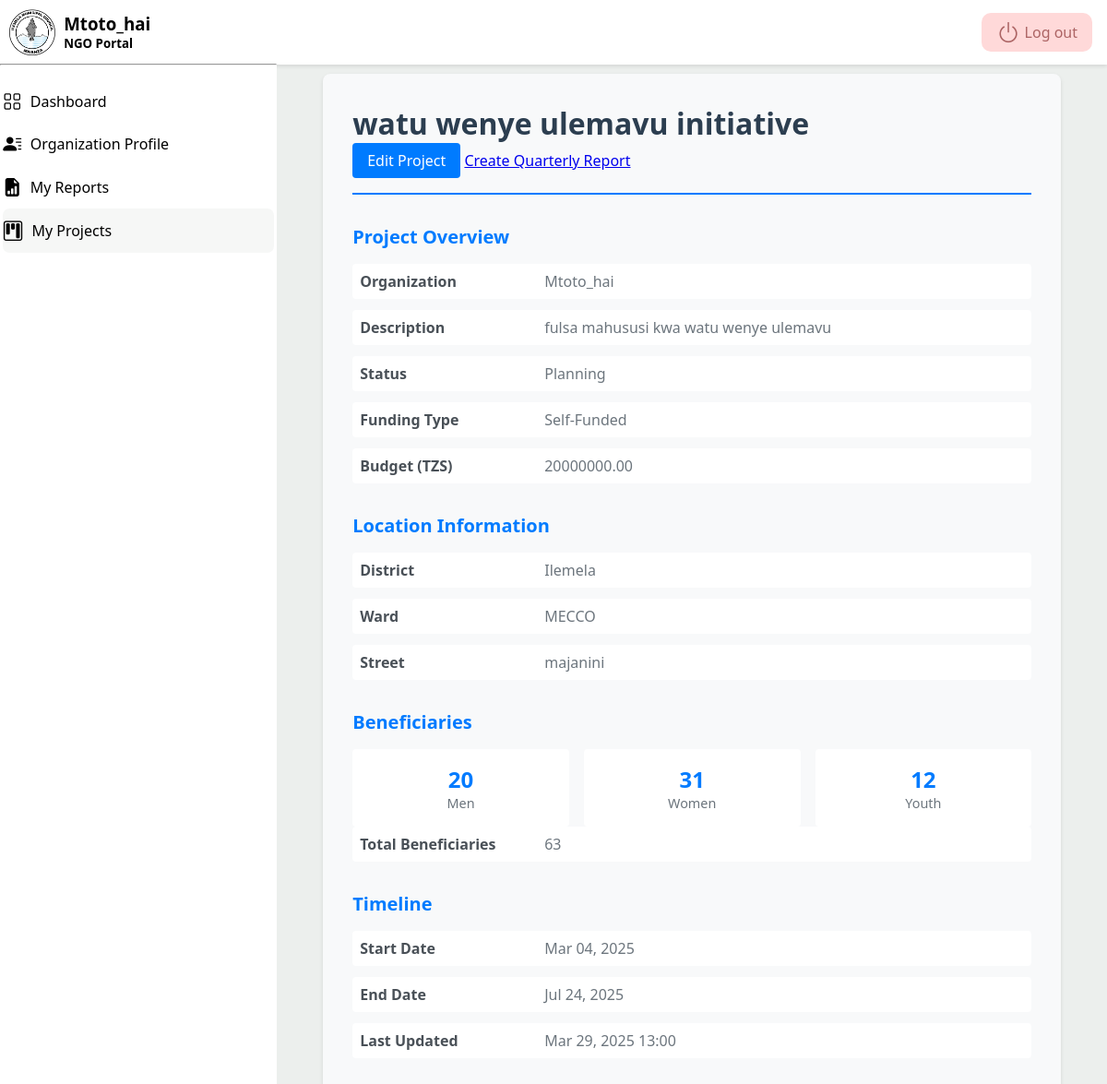
The app's page /3/ (signed in) with its own data.
### project/models.py (models this page shows, shortened)
class Project(models.Model):
	class Status(models.TextChoices):
		PLANNING = 'PLAN', _('Planning')
		ONGOING = 'ONGO', _('Ongoing')
		COMPLETED = 'COMP', _('Completed')
		SUSPENDED = 'SUSP', _('Suspended')
	class FundingType(models.TextChoices):
		GRANT = 'GRANT', _('Grant')  # Fixed typo (GRANT → GRANT)
		DONATION = 'DON', _('Donation')
		SELF_FUNDED = 'SELF', _('Self-Funded')
		PARTNERSHIP = 'PART', _('Partnership')
	class WardChoices(models.TextChoices):
		NYAKATO = 'NYAKATO', _('Nyakato')
		BUSWELU = 'BUSWELU', _('Buswelu')
		ILEMELA = 'ILEMELA', _('Ilemela')
		PASIANSI = 'PASIANSI', _('Pasiansi')
		BUGOBWA = 'BUGOBWA', _('Bugogwa')  # Fixed typo (Bugogwa → BUGOBWA)
		SANGABUYE = 'SANGABUYE', _('Sangabuye')
		MECCO = 'MECCO', _('MECCO')
		BUZURUGA = 'BUZURUGA', _('Buzuruga')
		NYASAKA = 'NYASAKA', _('Nyasaka')
		KAHAMA = 'KAHAMA', _('Kahama')
		KISEKE = 'KISEKE', _('Kiseke')
		KAYENZE = 'KAYENZE', _('Kayenze')
		SHIBULA = 'SHIBULA', _('Shibula')
		KAWEEKAMO = 'KAWEEKAMO', _('Kawekamo')
		KITANGIRI = 'KITANGIRI', _('Kitangiri')
		KIRUMBA = 'KIRUMBA', _('Kirumba')
		NYAMANORO = 'NYAMANORO', _('Nyamanoro')
		IBUNGILO = 'IBUNGILO', _('Ibungilo')
		NYAMHONGOLO = 'NYAMHONGOLO', _('Nyamhongolo')
	name = models.CharField(_("Project Name"), max_length=255)
	description = models.TextField(_("Project Description"))
	organization = models.ForeignKey(
		settings.AUTH_USER_MODEL,
		related_name='projects',
		on_delete=models.CASCADE
	)
	start_date = models.DateField(_("Start Date"))
	end_date = models.DateField(_("End Date"), blank=True, null=True)
	status = models.CharField(
		_("Project Status"),
		max_length=4,
		choices=Status.choices,
		default=Status.PLANNING
	)
	funding_type = models.CharField(
		_("Funding Type"),
		max_length=5,
		choices=FundingType.choices,
		default=FundingType.GRANT
	)
	budget = models.DecimalField(
		_("Project Budget (TZS)"),
		max_digits=14,
		decimal_places=2,
		blank=True,
		null=True
	)
	men = models.IntegerField(_("Men Beneficiaries"), default=0)
	women = models.IntegerField(_("Women Beneficiaries"), default=0)
	youth = models.IntegerField(_("Youth Beneficiaries"), default=0)
	district = models.CharField(
		_("District"),
		max_length=20,
		default="Ilemela",
		editable=False  # Prevents editing in admin/forms
	)
	ward = models.CharField(
		_("Ward"),
		max_length=20,
		choices=WardChoices.choices
	)
	street = models.CharField(_("Street"), max_length=100)
	created_at = models.DateTimeField(auto_now_add=True)
	updated_at = models.DateTimeField(auto_now=True)
	class Meta:
		verbose_name = _("Project")
		verbose_name_plural = _("Projects")
		ordering = ['-created_at']
		indexes = [
			models.Index(fields=['status']),
			models.Index(fields=['organization']),
		]
	@property
	def total_beneficiaries(self):
		return self.men + self.women + self.youth

### project/views.py (the view)
# urls.py: path('<int:pk>/', views.project_details, name='project_details'),
@login_required
def project_details(request, pk):
	project = get_object_or_404(Project, pk=pk)
	if not (request.user.is_staff or project.organization == request.user):
		return redirect('permission_denied')
	return render(request, 'project/detail.html', {'project': project, 'section':'project',})

### project/templates/project/detail.html (shortened to what this page needs)
{% extends "user_account/base.html" %}
{% load i18n %}
{% block content %}
<div class="project-container">
	<div class="project-header">
    <h1 class="project-title">{{ project.name }}</h1>
    {% if request.user == project.organization or request.user.is_staff %}
        <a href="{% url 'project:project_edit' pk=project.pk %}" class="edit-button">
            {% trans "Edit Project" %}
        </a>
        <a href="{% url 'reports:report_create' project_id=project.pk %}" class="create-report-button">
            {% trans "Create Quarterly Report" %}
        </a>
    {% endif %}
  </div>
	<div class="project-section">
		<h2 class="section-title">{% trans "Project Overview" %}</h2>
		<div class="detail-row">
			<div class="detail-label">{% trans "Organization" %}</div>
			<div class="detail-value">{{ project.organization }}</div>
		</div>
		<div class="detail-row">
			<div class="detail-label">{% trans "Description" %}</div>
			<div class="detail-value">{{ project.description }}</div>
		</div>
		<div class="detail-row">
			<div class="detail-label">{% trans "Status" %}</div>
			<div class="detail-value">{{ project.get_status_display }}</div>
		</div>
		<div class="detail-row">
			<div class="detail-label">{% trans "Funding Type" %}</div>
			<div class="detail-value">{{ project.get_funding_type_display }}</div>
		</div>
		<div class="detail-row">
			<div class="detail-label">{% trans "Budget (TZS)" %}</div>
			<div class="detail-value">{{ project.budget|default:"-" }}</div>
		</div>
	</div>
	<div class="project-section">
		<h2 class="section-title">{% trans "Location Information" %}</h2>
		<div class="detail-row">
			<div class="detail-label">{% trans "District" %}</div>
			<div class="detail-value">{{ project.district }}</div>
		</div>
		<div class="detail-row">
			<div class="detail-label">{% trans "Ward" %}</div>
			<div class="detail-value">{{ project.get_ward_display }}</div>
		</div>
		<div class="detail-row">
			<div class="detail-label">{% trans "Street" %}</div>
			<div class="detail-value">{{ project.street }}</div>
		</div>
	</div>
	<div class="project-section">
		<h2 class="section-title">{% trans "Beneficiaries" %}</h2>
		<div class="beneficiary-stats">
			<div class="stat-box">
				<div class="stat-value">{{ project.men }}</div>
				<div class="stat-label">{% trans "Men" %}</div>
			</div>
			<div class="stat-box">
				<div class="stat-value">{{ project.women }}</div>
				<div class="stat-label">{% trans "Women" %}</div>
			</div>
			<div class="stat-box">
				<div class="stat-value">{{ project.youth }}</div>
				<div class="stat-label">{% trans "Youth" %}</div>
			</div>
		</div>
		<div class="detail-row">
			<div class="detail-label">{% trans "Total Beneficiaries" %}</div>
			<div class="detail-value">{{ project.total_beneficiaries }}</div>
		</div>
	</div>
	<div class="project-section">
		<h2 class="section-title">{% trans "Timeline" %}</h2>
		<div class="detail-row">
			<div class="detail-label">{% trans "Start Date" %}</div>
			<div class="detail-value">{{ project.start_date|date:"M d, Y" }}</div>
		</div>
		<div class="detail-row">
			<div class="detail-label">{% trans "End Date" %}</div>
			<div class="detail-value">
				{% if project.end_date %}
					{{ project.end_date|date:"M d, Y" }}
				{% else %}
					{% trans "Ongoing" %}
				{% endif %}
			</div>
		</div>
		<div class="detail-row">
			<div class="detail-label">{% trans "Last Updated" %}</div>
			<div class="detail-value">{{ project.updated_at|date:"M d, Y H:i" }}</div>
		</div>
	</div>
</div>
{% endblock %}

### user_account/templates/user_account/base.html (shortened to what this page needs)
{% load static %}
<!DOCTYPE html>
<html lang="en">
<head>
  <link rel="stylesheet" href="{% static 'style/style.css' %}">
  <link rel="stylesheet" href="https://cdnjs.cloudflare.com/ajax/libs/bootstrap-icons/1.11.1/font/bootstrap-icons.min.css">
</head>
<body>
  {% if user.is_authenticated %}
  <header>
    <a href="{% url 'user_account:logout' %}" class="logout">
      <i class="bi bi-power"></i>
      <p>Log out</p>
    </a>
  </header>
  <main>
    <aside>
      <div class="sidenav">
        <div class="profile">
          <div class="prof-img">
            <img src="{% static 'images/ILEMELA 1.png' %}" alt="profile-img">
          </div>
          <div>
            <h3>{{ request.user.username }}</h3>
            {% if user.is_staff %}
            <h5>Admin(Municipal) Portal</h5>
            {% else %}
            <h5>NGO Portal</h5>
            {% endif %}
          </div>
        </div>
      </div>
      <hr>
      <ul class="sidenav-links">
        <li {% if section == 'dashboard' %} class="active-link" {% endif %}>
          <a href="{% url 'user_account:dashboard' %}" class="sidenav-link">
            <i class="bi bi-grid"></i>
            <p>Dashboard</p>
          </a>
        </li>
        {% if user.is_staff %}
        <li {% if section == 'organization' %} class="active-link" {% endif %}>
          <a href="{% url 'organization:organization_list' %}"  class="sidenav-link">
            <i class="bi bi-globe"></i>
            <p>Organizations List</p>
          </a>
        </li>
        {% else %}
        <li {% if section == 'organization' %} class="active-link" {% endif %}>
          <a href="{% url 'organization:organization_detail' id=request.user.organizationprofile.id %}"  class="sidenav-link">
            <i class="bi bi-person-lines-fill"></i>
            <p>Organization Profile</p>
          </a>
        </li>
        {% endif %}
        {% if user.is_staff %}
        <li {% if section == 'report' %} class="active-link" {% endif %}>
          <a href="{% url 'reports:report_list' %}"  class="sidenav-link">
            <i class="bi bi-file-earmark-arrow-up-fill"></i>
            <p>Reports</p>
          </a>
        </li>
        {% else %}
        <li {% if section == 'report' %} class="active-link" {% endif %}>
          <a href="{% url 'reports:report_list' %}" class="sidenav-link">
            <i class="bi bi-file-earmark-bar-graph-fill"></i>
            <p>My Reports</p>
          </a>
        </li>
        {% endif %}
        {% if user.is_staff %}
        <li {% if section == 'project' %} class="active-link" {% endif %}>
          <a href="{% url 'project:project_list' %}" class="sidenav-link">
            <i class="bi bi-kanban"></i>
            <p>Projects</p>
          </a>
        </li>
        {% else %}
        <li {% if section == 'project' %} class="active-link" {% endif %}>
          <a href="{% url 'project:project_list' %}" class="sidenav-link">
            <i class="bi bi-kanban"></i>
            <p>My Projects</p>
          </a>
        </li>
        {% endif %}
      </ul>
    </aside>
    <section class="main-content">
      {% block content %} {% endblock %}
    </section>
  </main>
  {% endif %}
</body>
</html>

### user_account/static/style/root.css (style rules this page uses)
ul li { list-style: none; }
:root { --primary-font: 'Segoe UI', sans-serif; --gray: #ecefed; --white: white; --black: black; --bs-blue: #0d6efd; --bs-indigo: #6610f2; --bs-purple: #6f42c1; --bs-pink: #d63384; --bs-red: #dc3545; --bs-orange: #fd7e14; --bs-yellow: #ffc107; --bs-green: #198754; --bs-teal: #20c997; --bs-cyan: #0dcaf0; --radius: .625rem; --shadow1: 0 2px 4px rgba(0, 0, 0, 0.1); }
body { background-color: var(--gray); font-family: var(--primary-font); }
img { display: block; width: 100%; }

### user_account/templates/user_account/base.html (style rules this page uses)
.section-title { display: flex; align-items: center; justify-content: space-between; margin: .6rem 0; }
header { position: fixed; top: 0; left: 0; right: 0; display: flex; align-items: center; justify-content: space-between; padding: .3rem 1rem; background-color: var(--white); box-shadow: var(--shadow1); }
header .logout { display: flex; align-items: center; gap: .3rem; background-color: rgba(255, 0, 0, 0.15); color: rgba(102, 0, 0, 0.541); padding: .2rem 1rem; border-radius: var(--radius); margin: .6rem 0; text-decoration: none; }
header .logout i { display: block; font-size: 1.6rem; }
aside { position: fixed; top: 0; left: 0; background-color: var(--white); width: 300px; min-height: 100%; }
aside .profile { display: flex; align-items: center; margin: .6rem; gap: .6rem; }
aside .profile .prof-img { width: 50px; height: 50px; overflow: hidden; object-fit: contain; }
aside .sidenav-links { margin: 1rem .2rem; }
aside .sidenav-link { text-decoration: none; display: flex; align-items: center; gap: .6rem; color: black; padding: .6rem 0; }
aside .sidenav-link i { font-size: 1.25rem; }
aside .active-link { font-weight: 500; background-color: #ecefed79; border-radius: .45rem; }
aside .active-link i { font-size: 1.35rem; }
.main-content { margin: 5rem .6rem 0 310px; }

### project/templates/project/detail.html (style rules this page uses)
.project-container { max-width: 800px; margin: 2rem auto; padding: 2rem; background: #f8f9fa; border-radius: 8px; box-shadow: 0 2px 4px rgba(0,0,0,0.1); }
.project-header { border-bottom: 2px solid #007bff; padding-bottom: 1rem; margin-bottom: 2rem; }
.project-title { color: #2c3e50; margin: 0; font-size: 2rem; }
.project-section { margin-bottom: 2rem; }
.section-title { color: #007bff; margin: 0 0 1rem 0; font-size: 1.25rem; }
.detail-row { display: flex; margin-bottom: 0.75rem; padding: 0.5rem; background: white; border-radius: 4px; }
.detail-label { flex: 0 0 200px; font-weight: 600; color: #495057; }
.detail-value { flex: 1; color: #6c757d; }
.edit-button { display: inline-block; padding: 0.5rem 1rem; background: #007bff; color: white; text-decoration: none; border-radius: 4px; transition: background 0.3s ease; }
.beneficiary-stats { display: grid; grid-template-columns: repeat(3, 1fr); gap: 1rem; margin-top: 1rem; }
.stat-box { background: white; padding: 1rem; border-radius: 4px; text-align: center; }
.stat-value { font-size: 1.5rem; font-weight: bold; color: #007bff; }
.stat-label { color: #6c757d; font-size: 0.9rem; }

### records on screen
Project: name "watu wenye ulemavu initiative", organization "Mtoto_hai", description "fulsa mahususi kwa watu wenye ulemavu", status "Planning", funding_type "Self-Funded", budget "20000000.00", district "Ilemela", ward "MECCO", street "majanini", men "20", women "31", youth "12", total_beneficiaries "63", start_date "Mar 04, 2025", end_date "Jul 24, 2025", updated_at "Mar 29, 2025 13:00"

### other values on screen
{{ request.user.username }} "Mtoto_hai"
